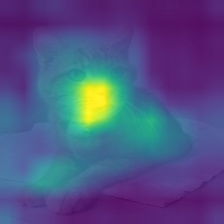

The Python source for this figure:
import tensorflow as tf
from tf_explain.core.grad_cam import GradCAM
import cv2
import numpy as np

# 加载模型
model = tf.keras.models.load_model('./tf_vgg16')
model = model.get_layer("vgg16")

# 选择要解释的图像
image_path = "./data4/dog1.jpg"

# 加载图像并进行预处理
image = cv2.imread(image_path)
image = cv2.cvtColor(image, cv2.COLOR_BGR2RGB)
image = cv2.resize(image, (224, 224))
image = np.expand_dims(image, axis=0)

# 创建Grad-CAM对象并进行解释
explainer = GradCAM()
for channel_index in range(7):
    grid = explainer.explain((image, 'dog'), model, layer_name="block5_conv3", class_index=channel_index,image_weight=0.1)

    # 可视化Grad-CAM结果
    explainer.save(grid, "./grad_cam/dog", "grad_cam_{}.jpg".format(channel_index))